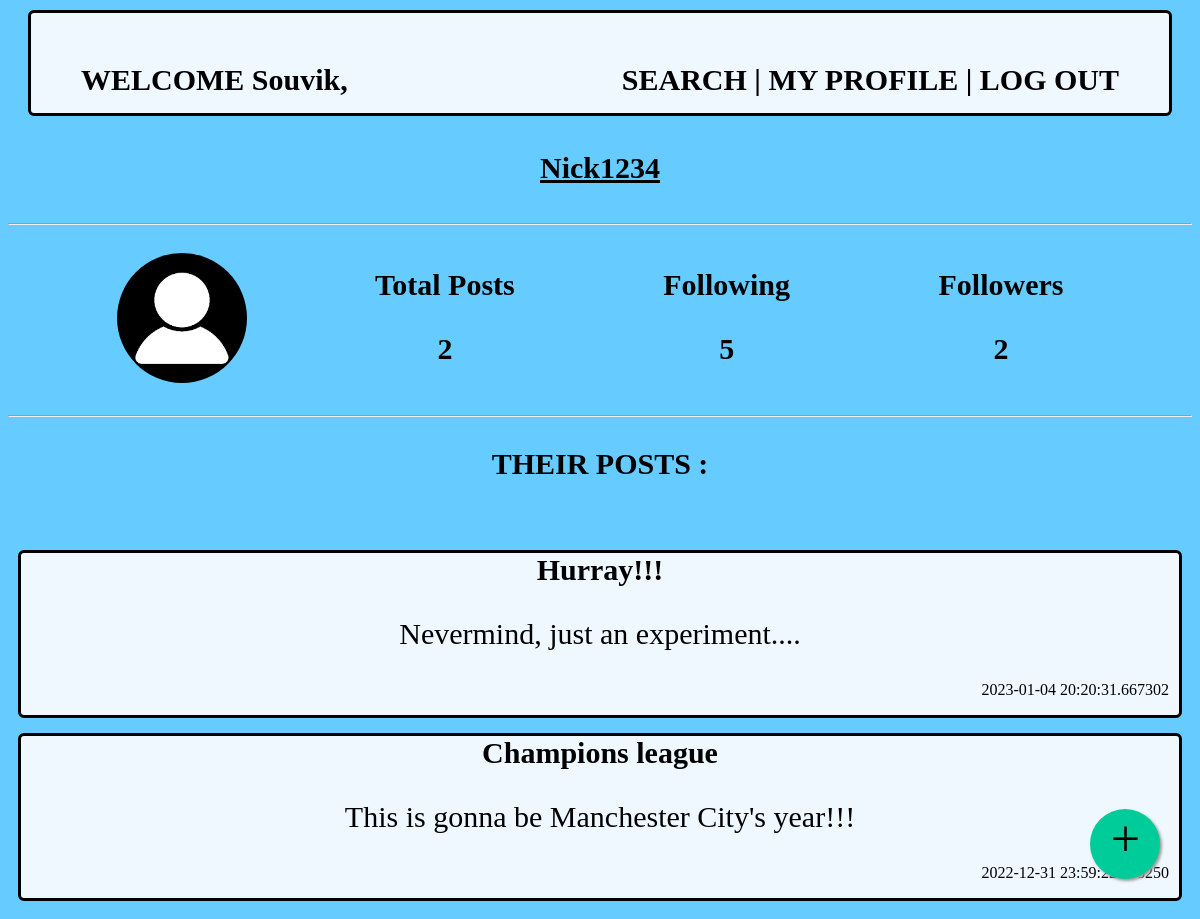
Screenshot of /Rick2034/profile/Nick1234 with the database file from the repository.
### app.py (models this page shows)
class Users(db.Model):
    __tablename__ = 'users'
    user_id = db.Column(db.Integer, autoincrement = True, primary_key = True)
    username = db.Column(db.String, unique = True, nullable = False)
    email = db.Column(db.String, unique = True, nullable = False)
    first_name = db.Column(db.String, nullable = False)
    last_name = db.Column(db.String)
    password = db.Column(db.String, nullable = False)
    dob = db.Column(db.String, nullable = False)

class Posts(db.Model):
    __tablename__='posts'
    post_id = db.Column(db.Integer, nullable = False, autoincrement = True, unique= True, primary_key = True)
    title = db.Column(db.String, nullable = False)
    description = db.Column(db.String, nullable = False)
    attachment = db.Column(db.String)
    username = db.Column(db.String, db.ForeignKey("users.username"),nullable=False)
    datetime = db.Column(db.String)

### app.py (the view)
@app.route('/<username>/profile/<other_username>',methods=['GET','POST'])
def other_profile(username,other_username):
    if request.method=='GET':
        user=Users.query.filter_by(username=username).first()
        posts = Posts.query.filter_by(username=other_username).all()
        total_posts=len(posts)
        followers = Follow.query.filter_by(follower=other_username).all()
        following = Follow.query.filter_by(following=other_username).all()
        total_followers=len(followers)
        total_following=len(following)
        return render_template("other_summary.html",users=user,total_posts=total_posts,posts=posts,other_user_name=other_username,total_followers=total_followers,total_following=total_following)

### templates/other_summary.html (shortened to what this page needs)
<!DOCTYPE html>
<html>
    <head>
    <head>
    <body>
        <div class="header">
            <b style="float:left"><a href="/{{ users["username"] }}/home" formaction="/{{ users["username"] }}/home" formmethod='GET'>WELCOME {{ users["first_name"] }},</a></b><b style="float:right"><a href="/{{ users["username"] }}/search" formaction="/{{ users["username"] }}/search" formmethod='GET'>SEARCH</a> | <a href="/{{ users["username"] }}/my_profile" formaction='/{{ users["username"] }}/my_profile' formmethod='GET'>MY PROFILE</a> | <a href='/' formaction='/' formmethod='GET'>LOG OUT</a></b>
        </div>
        <div class="user_info">
            <p><b><u>{{ other_user_name }}</u></b></p>
        </div>
        <hr>
        <div class="user_info">
            <div class="container-items" name="profile_pic"><img src="images\dummy-profile-pic.png" alt="Profile Pic"></div>
            <div class="container-items" name="total_posts">
                <p align="center"><b>Total Posts</b>
                <p align="center"><b>{{ total_posts }}</b>
            </div>
            <div class="container-items" name="followers">
                <p align="center"><b>Following</b>
                <p align="center"><b>{{ total_followers }}</b>
            </div>
            <div class="container-items" name="following">
                <p align="center"><b>Followers</b>
                <p align="center"><b>{{ total_following }}</b>
            </div>
        </div>
        <hr>
        <p align="center"><b>THEIR POSTS :</b>
        <br><br>
        <div class="posts">
            {% for post in posts %}
                <div class="post">
                    <b>{{ post["title"] }}</b>
                    <br>
                    <p font-size="30px">{{ post["description"] }}</p>
                    <p style="font-size:16px" align="right">{{ post["datetime"] }}</p>
                </div>
            {% endfor %}
        </div>
        <a href="/{{ users["username"] }}/new_post" class="float" >
            <i class="my-float">+</i>
        </a>
    </body>
</html>

### templates/other_summary.html (style rules this page uses)
.header { font-family:Cambria, Cochin, Georgia, Times, 'Times New Roman', serif; font-size: 30px; background-color:aliceblue; margin-left: 20px; margin-right: 20px; margin-top: 10px; margin-bottom: 5px; border: 3px solid; border-radius: 6px; padding: 50px; }
body { background-color:#66CCFF; }
a:link { color: black; text-decoration: none; }
.user_info { display:flex; justify-content:space-evenly; flex-grow:2; }
.posts { display:flex; flex-direction:column-reverse; }
.post { font-size:30px; font-family:Cambria, Cochin, Georgia, Times, 'Times New Roman', serif; padding-left: 10px; padding-right: 10px; margin-left: 10px; margin-right: 10px; margin-top: 5px; margin-bottom: 10px; border: 3px solid; border-radius: 6px; background-color:aliceblue; text-align:center; }
div[name="followers"],div[name="following"],div[name="total_posts"] { font-size:30px; font-family:Cambria, Cochin, Georgia, Times, 'Times New Roman', serif; padding-left: 10px; padding-right: 10px; margin-left: 10px; margin-right: 10px; margin-top: 5px; margin-bottom: 10px; }
img { margin:20px 0px; border-radius:50%; height:130px; width:130px; }
p { font-family:Cambria, Cochin, Georgia, Times, 'Times New Roman', serif; font-size:30px; }
.float { position:fixed; width:70px; height:70px; bottom:40px; right:40px; background-color:#0C9; color:#FFFFFF; border-radius:50px; text-align:center; box-shadow: 2px 2px 3px #999; }
.my-float { margin-top:22px; font-family:Cambria, Cochin, Georgia, Times, 'Times New Roman', serif; font-size: 52px; }

### rows the page displays
Users: first_name "Souvik"
Posts: title "Champions league", description "This is gonna be Manchester City's year!!!", datetime "2022-12-31 23:59:22.878250"
Posts: title "Hurray!!!", description "Nevermind, just an experiment....", datetime "2023-01-04 20:20:31.667302"

### other values shown
{{ other_user_name }} "Nick1234"
{{ total_posts }} "2"
{{ total_followers }} "5"
{{ total_following }} "2"
